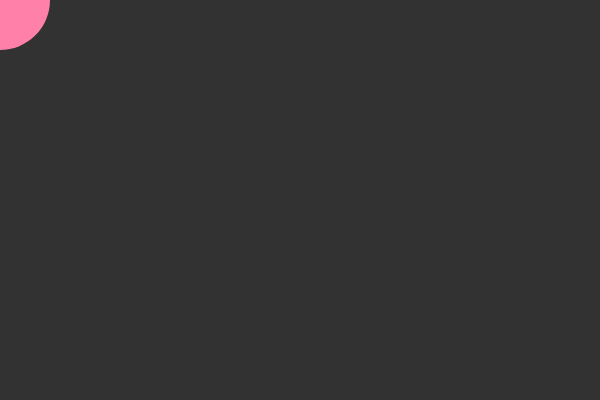
Frame 1 (no input)
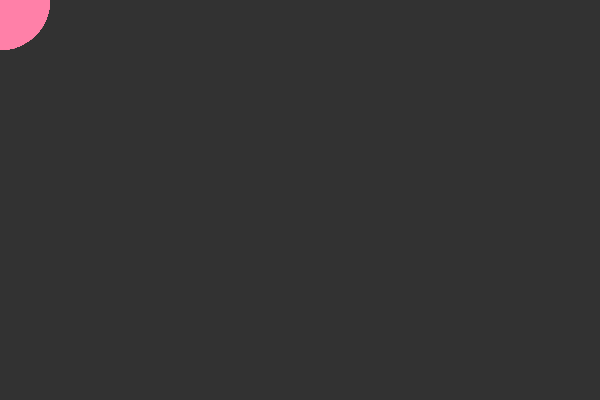
Frame 60 (no input)
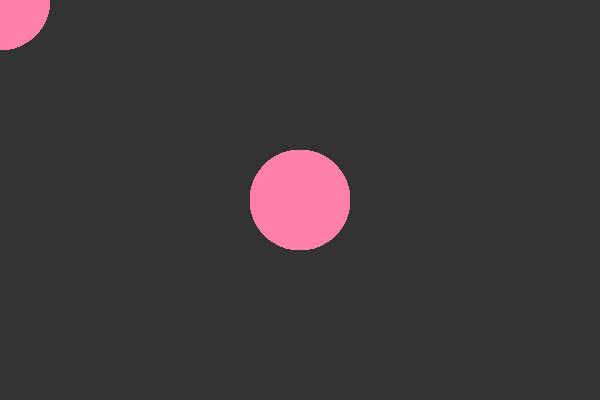
Frame 120 (the mouse pressed at the canvas centre since frame 60)

The p5.js sketch that drew these frames (run headless with seeded random() and noise() and a simulated clock; from frame 60 on, the mouse is pressed at the canvas centre):

// p5.js sketch
// ── sketch.js
var a= 50;
var b= 50;
var newHeight= a + b;




function setup(){
    createCanvas(600,400);
    background(50);
}



function draw(){
    //background(50);
    noStroke();
    fill(255,128,168);
    ellipse(mouseX,mouseY,100,newHeight);
    
    
}
